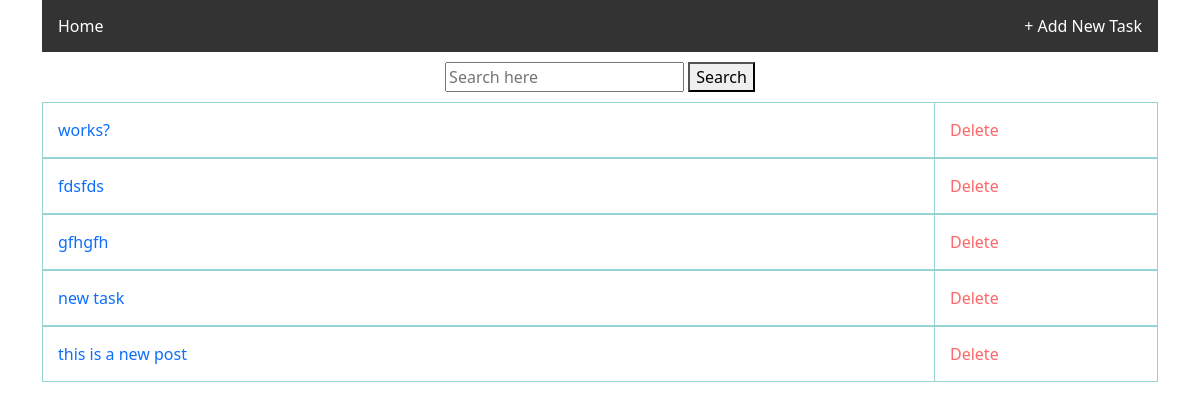
Before: / with the older database file.
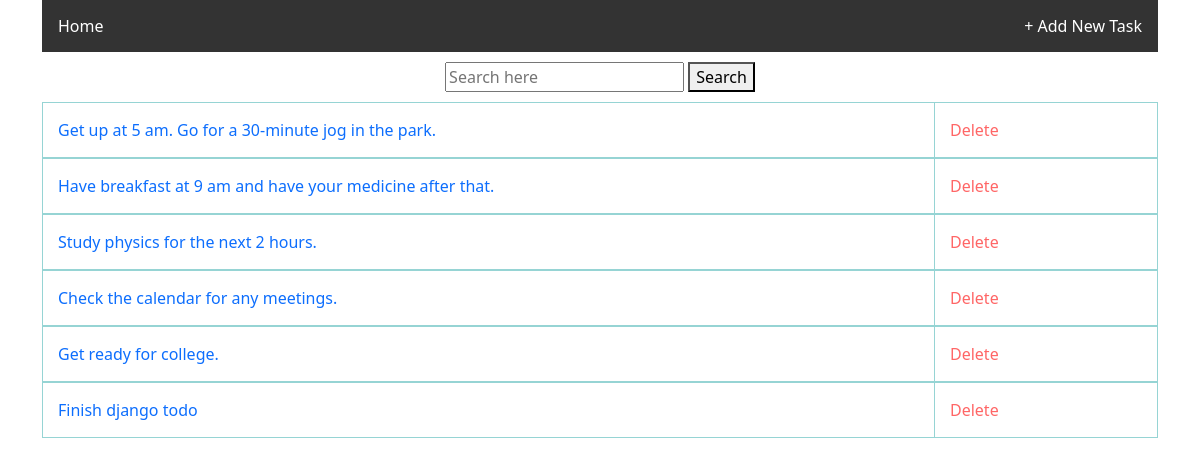
After: the same page with the newer database file.
### todoapp/models.py (models this page shows, shortened)
class Item(models.Model):
    task = models.CharField(max_length=150)
    task_description = models.TextField()

### todoapp/views.py (the view)
# urls.py: path('',HomePageView.as_view(), name = 'home'),
class HomePageView(ListView):
	model = Item
	template_name = 'todoapp/home.html'

### todoapp/templates/todoapp/home.html (shortened to what this page needs)
<!DOCTYPE html>
<html>
<head>
	<link href="https://cdn.jsdelivr.net/npm/bootstrap@5.1.3/dist/css/bootstrap.min.css" rel="stylesheet">
	<div class = "container">
		<ul>
			<li><a href= {% url 'home' %}>Home</a></li>
			<li style = "float:right"><a href={% url 'newtask'%}>+ Add New Task</a></li>
		</ul>
	</div>
	<div class = "container">
			<form  action="{% url 'search' %}" align = "center" method="get">
		        <input type="text" name="search_term" placeholder="Search here">
		        <button type="submit" >Search</button>
		    </form>
	</div>
</head>
<body>
	{%block content%}
	   <div class = "container">
	   		{% for item in item_list %}
	   			<table style = "width : 100%">
		   		<tr>
			   		<td style="width : 80%"><a href={% url 'task_detail' item.pk %} title="">{{item.task}}</a></td>
			   		<td><a href={% url 'task_delete' item.pk %} title="" style="color:#ff6666">Delete</a></td>
			   	</tr>
		   		</table>
			{% endfor %}
	   </div>
   {%endblock content%}
</body>
</html>

### todoapp/templates/todoapp/home.html (style rules this page uses)
ul { list-style-type: none; margin: 0; padding: 0; overflow: hidden; background-color: #333; }
li { float: left; }
li a { display: block; color: white; text-align: center; padding: 14px 16px; text-decoration: none; }
table,th, td { border: 1px solid; border-color: #96D4D4; border-collapse: collapse; padding: 15px; }
a { text-decoration: none; }
form { padding : 10px }

Changed rows visible on the page:
removed Item: task "works?"
removed Item: task "fdsfds"
removed Item: task "gfhgfh"
removed Item: task "new task"
removed Item: task "this is a new post"
added Item: task "Get up at 5 am. Go for a 30-minute jog in the park."
added Item: task "Have breakfast at 9 am and have your medicine after that."
added Item: task "Study physics for the next 2 hours."
added Item: task "Check the calendar for any meetings."
added Item: task "Get ready for college."
added Item: task "Finish django todo"
